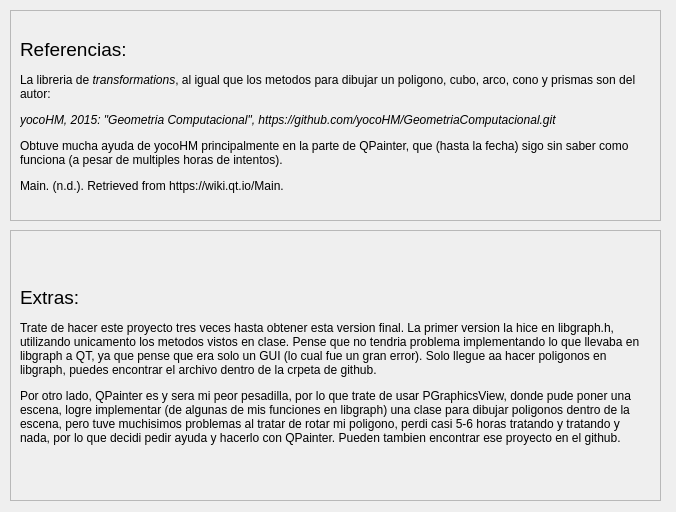
<?xml version="1.0" encoding="UTF-8"?>
<ui version="4.0">
 <class>Referencias</class>
 <widget class="QDialog" name="Referencias">
  <property name="geometry">
   <rect>
    <x>0</x>
    <y>0</y>
    <width>676</width>
    <height>512</height>
   </rect>
  </property>
  <property name="windowTitle">
   <string>Referencias</string>
  </property>
  <widget class="QFrame" name="frame">
   <property name="geometry">
    <rect>
     <x>10</x>
     <y>10</y>
     <width>651</width>
     <height>211</height>
    </rect>
   </property>
   <property name="frameShape">
    <enum>QFrame::StyledPanel</enum>
   </property>
   <property name="frameShadow">
    <enum>QFrame::Raised</enum>
   </property>
   <widget class="QLabel" name="label">
    <property name="geometry">
     <rect>
      <x>10</x>
      <y>10</y>
      <width>621</width>
      <height>191</height>
     </rect>
    </property>
    <property name="maximumSize">
     <size>
      <width>621</width>
      <height>16777215</height>
     </size>
    </property>
    <property name="text">
     <string>&lt;html&gt;&lt;head/&gt;&lt;body&gt;&lt;p&gt;&lt;span style=&quot; font-size:14pt;&quot;&gt;Referencias:&lt;/span&gt;&lt;/p&gt;&lt;p&gt;La libreria de &lt;span style=&quot; font-style:italic;&quot;&gt;transformations&lt;/span&gt;, al igual que los metodos para dibujar un poligono, cubo, arco, cono y prismas son del autor:&lt;/p&gt;&lt;p&gt;&lt;span style=&quot; font-style:italic;&quot;&gt;yocoHM, 2015: &amp;quot;Geometria Computacional&amp;quot;, https://github.com/yocoHM/GeometriaComputacional.git&lt;/span&gt;&lt;/p&gt;&lt;p&gt;Obtuve mucha ayuda de yocoHM principalmente en la parte de QPainter, que (hasta la fecha) sigo sin saber como funciona (a pesar de multiples horas de intentos).&lt;/p&gt;&lt;p&gt;&lt;a name=&quot;c-p-offscreen-div&quot;/&gt;Main. (n.d.). Retrieved from https://wiki.qt.io/Main.&lt;/p&gt;&lt;/body&gt;&lt;/html&gt;</string>
    </property>
    <property name="wordWrap">
     <bool>true</bool>
    </property>
   </widget>
  </widget>
  <widget class="QFrame" name="frame_2">
   <property name="geometry">
    <rect>
     <x>10</x>
     <y>230</y>
     <width>651</width>
     <height>271</height>
    </rect>
   </property>
   <property name="frameShape">
    <enum>QFrame::StyledPanel</enum>
   </property>
   <property name="frameShadow">
    <enum>QFrame::Raised</enum>
   </property>
   <widget class="QLabel" name="label_2">
    <property name="geometry">
     <rect>
      <x>10</x>
      <y>0</y>
      <width>621</width>
      <height>271</height>
     </rect>
    </property>
    <property name="maximumSize">
     <size>
      <width>621</width>
      <height>16777215</height>
     </size>
    </property>
    <property name="text">
     <string>&lt;html&gt;&lt;head/&gt;&lt;body&gt;&lt;p&gt;&lt;span style=&quot; font-size:14pt;&quot;&gt;Extras:&lt;/span&gt;&lt;/p&gt;&lt;p&gt;Trate de hacer este proyecto tres veces hasta obtener esta version final. La primer version la hice en libgraph.h, utilizando unicamento los metodos vistos en clase. Pense que no tendria problema implementando lo que llevaba en libgraph a QT, ya que pense que era solo un GUI (lo cual fue un gran error). Solo llegue aa hacer poligonos en libgraph, puedes encontrar el archivo dentro de la crpeta de github.&lt;/p&gt;&lt;p&gt;Por otro lado, QPainter es y sera mi peor pesadilla, por lo que trate de usar PGraphicsView, donde pude poner una escena, logre implementar (de algunas de mis funciones en libgraph) una clase para dibujar poligonos dentro de la escena, pero tuve muchisimos problemas al tratar de rotar mi poligono, perdi casi 5-6 horas tratando y tratando y nada, por lo que decidi pedir ayuda y hacerlo con QPainter. Pueden tambien encontrar ese proyecto en el github.&lt;/p&gt;&lt;/body&gt;&lt;/html&gt;</string>
    </property>
    <property name="wordWrap">
     <bool>true</bool>
    </property>
   </widget>
  </widget>
 </widget>
 <resources/>
 <connections/>
</ui>
